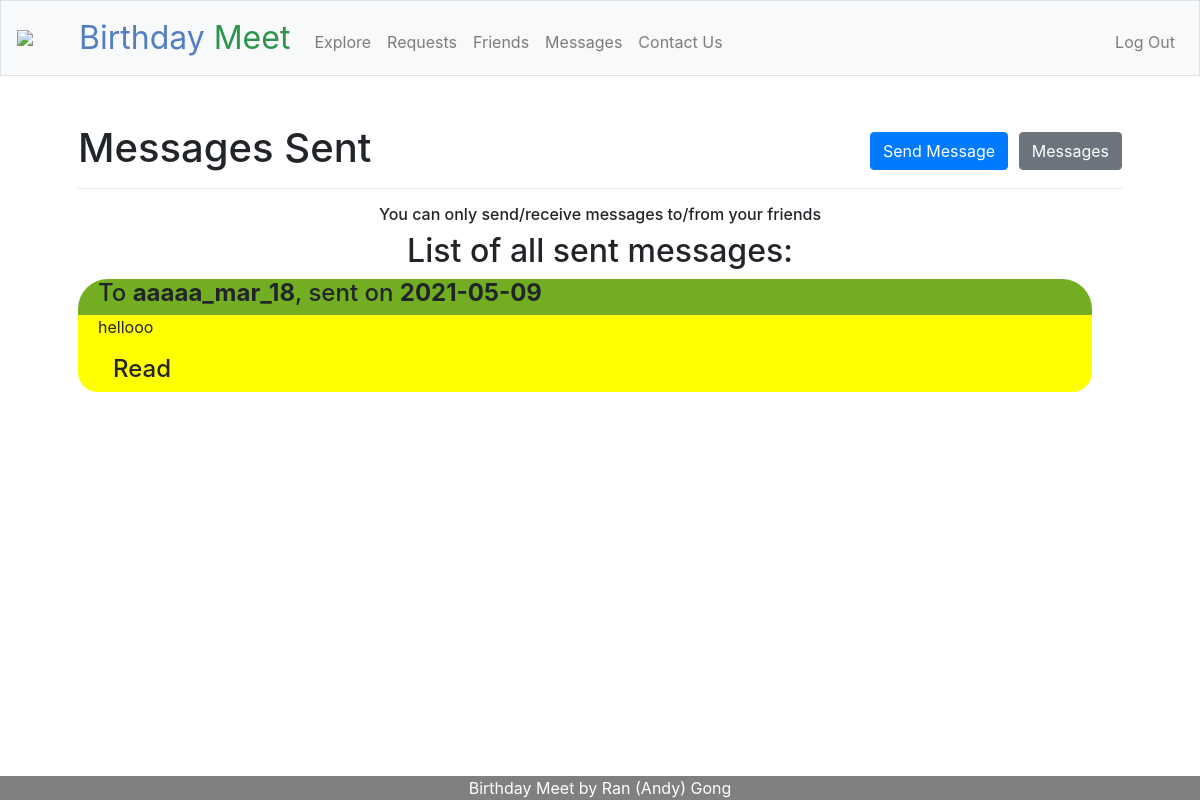
Page /sent (signed in) on the earlier database version.
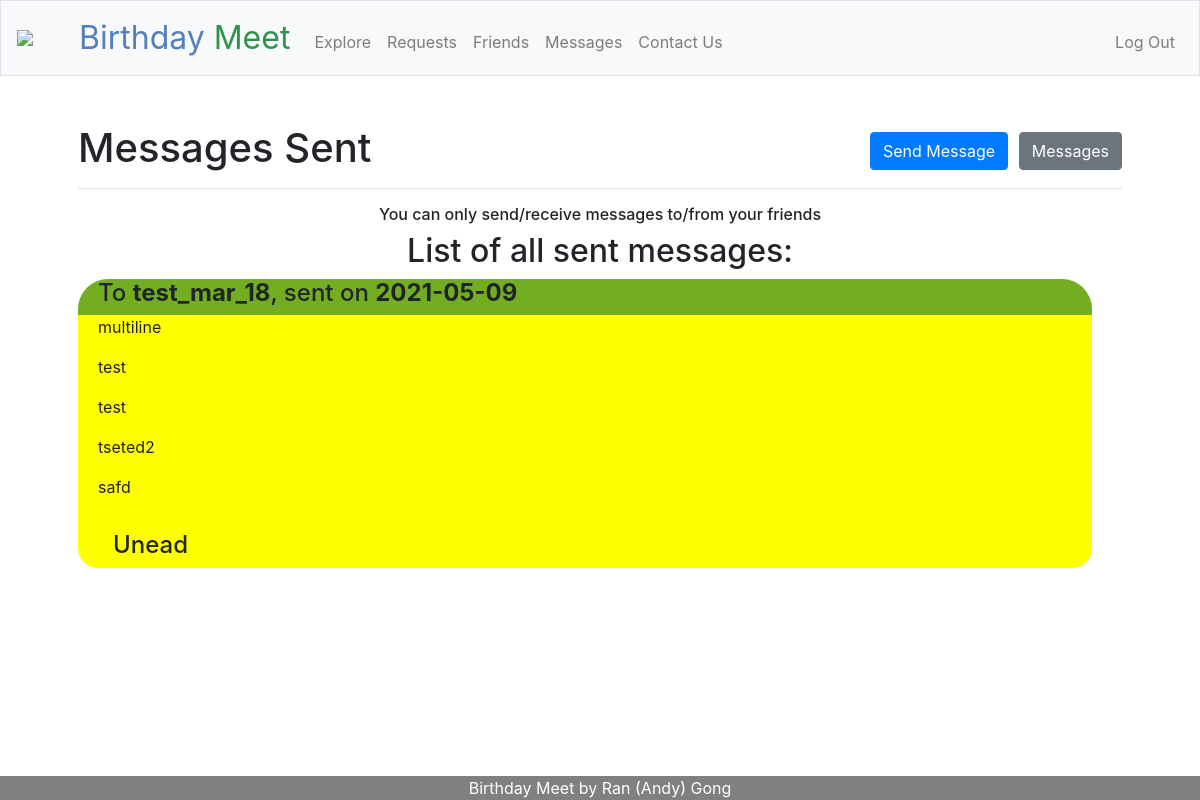
Same page on the later database version.
### tables this page shows
CREATE TABLE users (id INTEGER, username TEXT NOT NULL, hash TEXT NOT NULL, month INTEGER NOT NULL, day INTEGER NOT NULL, PRIMARY KEY(id));

CREATE TABLE messages (
        id INTEGER,
        sender_id INTEGER NOT NULL,
        receiver_id INTEGER NOT NULL,
        message_text TEXT NOT NULL,
        when_sent DATE NOT NULL,
        is_read BIT NOT NULL,
        FOREIGN KEY (sender_id) REFERENCES users (id),
        FOREIGN KEY (receiver_id) REFERENCES users (id),
        PRIMARY KEY(id)
    );

### app.py (the view)
@app.route("/sent")
@login_required
def sent():
    list_of_messages_info = []
    list_of_messages_from_database = db.execute("SELECT * FROM messages WHERE sender_id = ?", session.get("user_id"))
    for message_from_database in list_of_messages_from_database:
        receiver_username = db.execute("SELECT * FROM users WHERE id = ?", message_from_database["receiver_id"])[0]["username"]
        is_read = (message_from_database["is_read"] == 1)
        list_of_messages_info.append({
            "message": message_from_database["message_text"].split("\r\n"),
            "id": message_from_database["id"],
            "receiver_username": receiver_username,
            "time_sent": message_from_database["when_sent"],
            "is_read": is_read
        })
    list_of_messages_info.reverse()
    return render_template("sent.html", list_of_messages_info=list_of_messages_info)

### app.py (called while the page is built)
@app.after_request
def after_request(response):
    response.headers["Cache-Control"] = "no-cache, no-store, must-revalidate"
    response.headers["Expires"] = 0
    response.headers["Pragma"] = "no-cache"
    return response

def login_required(f):
    @wraps(f)
    def decorated_function(*args, **kwargs):
        if session.get("user_id") is None:
            flash("You are currently not logged in!")
            return redirect("/login")
        return f(*args, **kwargs)
    return decorated_function

### templates/sent.html (shortened to what this page needs)
{% extends "layout.html" %}
{% block main %}
<h1>
    <span class="display-5 fw-bold">Messages Sent</span>
    <div class="float-right">
        <a href="/send"><button class="btn btn-primary">Send Message</button></a>
        <a href="/messages"><button class="btn btn-secondary">Messages</button></a>
    </div>
</h1>
<hr>
<h6 class="display-5 fw-bold align-center">You can only send/receive messages to/from your friends</h6>
{% if list_of_messages_info %}
    <h2 class="display-5 align-center">List of all sent messages:</h2>
    {% for message in list_of_messages_info %}
        <div class="container-fluid">
            <div class="row" style="
            border-radius: 30px 30px 0px 0px;
            background: #73AD21;
            padding-left: 20px;
            width: 100%;
            text-align: left;
        ">
                <h4 class="display-5">
                    To <span style="font-weight: bold;">{{ message.receiver_username }}</span>, sent on <span style="font-weight: bold;">{{ message.time_sent }}</span>
                </h4>
            </div>
            {% for line in message.message %}
                <div class="row" style="
                    background: #ffff00;
                    padding-left: 20px;
                    padding-right: 20px;
                    width: 100%;
                    text-align: left;
                ">
                    <p>
                        {{ line }}
                    </p>
                </div>
            {% endfor %}
            <div class="row justify-content-between"style="
                border-radius: 0px 0px 20px 20px;
                background: #ffff00;
                padding-left: 20px;
                padding-right: 20px;
                width: 100%;
                text-align: left;
            ">
                {% if message.is_read %}
                <div class="col-4">
                    <h4>
                        Read
                    </h4>
                </div>
                {% else %}
                <div class="col-4">
                    <h4>
                        Unead
                    </h4>
                </div>
                {% endif %}
            </div>
        </div>
        <br>
    {% endfor %}
{% else %}
    <h2 class="display-5 fw-bold align-center">You have sent no messages at this moment</h2>
    <h4 class="display-5 fw-bold align-center">Add some friends, or send a message to your friends now!</h4>
{% endif %}
{% endblock %}

Differences in the rows shown:
no longer on this page (row unchanged): users: receiver_username "aaaaa_mar_18"
removed messages: time_sent "2021-05-09", message_text "hellooo"
now on this page (row unchanged): users: receiver_username "test_mar_18"
added messages: time_sent "2021-05-09"
Other differences:
new list line: "To , sent on multiline test test tseted2 safd Unead"
list line gone: "To , sent on Read"
